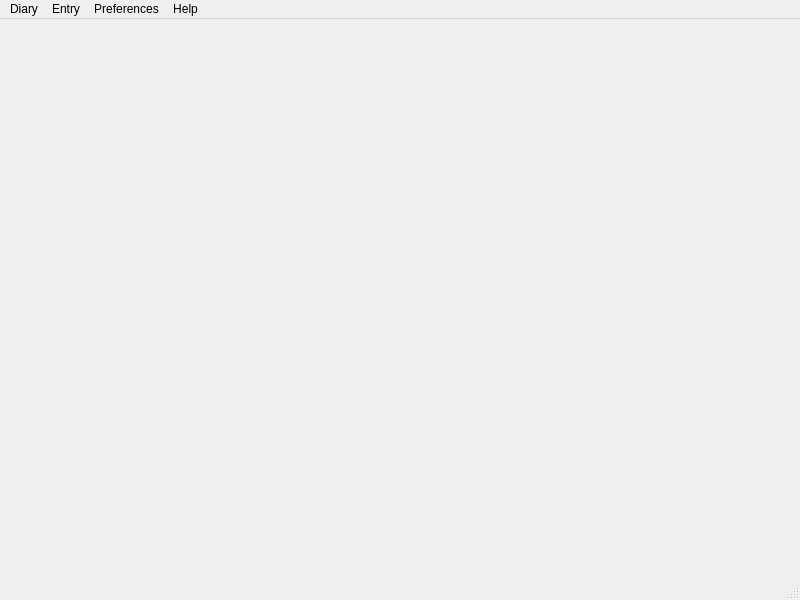
<?xml version="1.0" encoding="UTF-8"?>
<ui version="4.0">
 <class>MainWindow</class>
 <widget class="QMainWindow" name="MainWindow">
  <property name="geometry">
   <rect>
    <x>0</x>
    <y>0</y>
    <width>800</width>
    <height>600</height>
   </rect>
  </property>
  <property name="windowTitle">
   <string>Theoretical Diary</string>
  </property>
  <widget class="QWidget" name="StackWidgetHolder">
   <layout class="QGridLayout" name="gridLayout">
    <property name="leftMargin">
     <number>0</number>
    </property>
    <property name="topMargin">
     <number>0</number>
    </property>
    <property name="rightMargin">
     <number>0</number>
    </property>
    <property name="bottomMargin">
     <number>0</number>
    </property>
    <property name="spacing">
     <number>0</number>
    </property>
    <item row="0" column="0">
     <widget class="QStackedWidget" name="StackWidget"/>
    </item>
   </layout>
  </widget>
  <widget class="QMenuBar" name="MenuBar">
   <property name="geometry">
    <rect>
     <x>0</x>
     <y>0</y>
     <width>800</width>
     <height>22</height>
    </rect>
   </property>
   <widget class="QMenu" name="MenuDiary">
    <property name="title">
     <string>Diary</string>
    </property>
    <widget class="QMenu" name="MenuOpenRecentDiary">
     <property name="title">
      <string>Recent Diaries</string>
     </property>
     <addaction name="separator"/>
     <addaction name="ClearHistory"/>
    </widget>
    <addaction name="NewDiary"/>
    <addaction name="OpenDiary"/>
    <addaction name="MenuOpenRecentDiary"/>
    <addaction name="SaveDiary"/>
    <addaction name="SaveDiaryAs"/>
    <addaction name="ImportDiary"/>
    <addaction name="ExportDiary"/>
    <addaction name="separator"/>
    <addaction name="LockDiary"/>
    <addaction name="separator"/>
    <addaction name="UploadDiary"/>
    <addaction name="DownloadDiary"/>
    <addaction name="ConnectGoogleDrive"/>
    <addaction name="separator"/>
    <addaction name="ExitApplication"/>
   </widget>
   <widget class="QMenu" name="MenuEntry">
    <property name="title">
     <string>Entry</string>
    </property>
    <addaction name="EditEntry"/>
    <addaction name="DeleteEntry"/>
    <addaction name="JumpToToday"/>
    <addaction name="SearchEntries"/>
   </widget>
   <widget class="QMenu" name="MenuPreferences">
    <property name="title">
     <string>Preferences</string>
    </property>
    <widget class="QMenu" name="MenuTheme">
     <property name="title">
      <string>Theme</string>
     </property>
     <addaction name="LightTheme"/>
     <addaction name="DarkTheme"/>
    </widget>
    <addaction name="MenuTheme"/>
    <addaction name="separator"/>
    <addaction name="Settings"/>
   </widget>
   <widget class="QMenu" name="MenuHelp">
    <property name="title">
     <string>Help</string>
    </property>
    <addaction name="About"/>
    <addaction name="ReportABug"/>
    <addaction name="RequestAFeature"/>
   </widget>
   <addaction name="MenuDiary"/>
   <addaction name="MenuEntry"/>
   <addaction name="MenuPreferences"/>
   <addaction name="MenuHelp"/>
  </widget>
  <widget class="QStatusBar" name="StatusBar"/>
  <action name="SaveEntry">
   <property name="text">
    <string>Save Entry</string>
   </property>
  </action>
  <action name="DeleteEntry">
   <property name="text">
    <string>Delete Entry</string>
   </property>
   <property name="shortcut">
    <string>Shift+Del</string>
   </property>
  </action>
  <action name="Settings">
   <property name="text">
    <string>Settings</string>
   </property>
   <property name="shortcut">
    <string>Ctrl+,</string>
   </property>
  </action>
  <action name="About">
   <property name="text">
    <string>About</string>
   </property>
  </action>
  <action name="ReportABug">
   <property name="text">
    <string>Report a Bug</string>
   </property>
  </action>
  <action name="RequestAFeature">
   <property name="text">
    <string>Request a Feature</string>
   </property>
  </action>
  <action name="ClearHistory">
   <property name="text">
    <string>Clear History</string>
   </property>
  </action>
  <action name="LockDiary">
   <property name="text">
    <string>Lock Diary</string>
   </property>
   <property name="shortcut">
    <string>Ctrl+W</string>
   </property>
  </action>
  <action name="UploadDiary">
   <property name="text">
    <string>Upload Diary</string>
   </property>
  </action>
  <action name="DownloadDiary">
   <property name="text">
    <string>Download Diary</string>
   </property>
  </action>
  <action name="ConnectGoogleDrive">
   <property name="text">
    <string>Connect Google Drive</string>
   </property>
  </action>
  <action name="JumpToToday">
   <property name="text">
    <string>Jump to Today</string>
   </property>
   <property name="shortcut">
    <string>Ctrl+J</string>
   </property>
  </action>
  <action name="SearchEntries">
   <property name="text">
    <string>Search Entries</string>
   </property>
   <property name="shortcut">
    <string>Ctrl+Space</string>
   </property>
  </action>
  <action name="LightTheme">
   <property name="checkable">
    <bool>true</bool>
   </property>
   <property name="text">
    <string>Light</string>
   </property>
  </action>
  <action name="DarkTheme">
   <property name="checkable">
    <bool>true</bool>
   </property>
   <property name="text">
    <string>Dark</string>
   </property>
  </action>
  <action name="OpenDiary">
   <property name="text">
    <string>Open Diary...</string>
   </property>
   <property name="shortcut">
    <string>Ctrl+O</string>
   </property>
  </action>
  <action name="NewDiary">
   <property name="text">
    <string>New Diary...</string>
   </property>
   <property name="shortcut">
    <string>Ctrl+Shift+N</string>
   </property>
  </action>
  <action name="ImportDiary">
   <property name="text">
    <string>Import Diary...</string>
   </property>
  </action>
  <action name="ExportDiary">
   <property name="text">
    <string>Export Diary</string>
   </property>
  </action>
  <action name="SaveDiary">
   <property name="text">
    <string>Save Diary</string>
   </property>
   <property name="shortcut">
    <string>Ctrl+S</string>
   </property>
  </action>
  <action name="SaveDiaryAs">
   <property name="text">
    <string>Save Diary As...</string>
   </property>
   <property name="shortcut">
    <string>Ctrl+Shift+S</string>
   </property>
  </action>
  <action name="ExitApplication">
   <property name="text">
    <string>Exit Application</string>
   </property>
  </action>
  <action name="EditEntry">
   <property name="text">
    <string>Edit Entry</string>
   </property>
  </action>
 </widget>
 <resources/>
 <connections/>
</ui>
